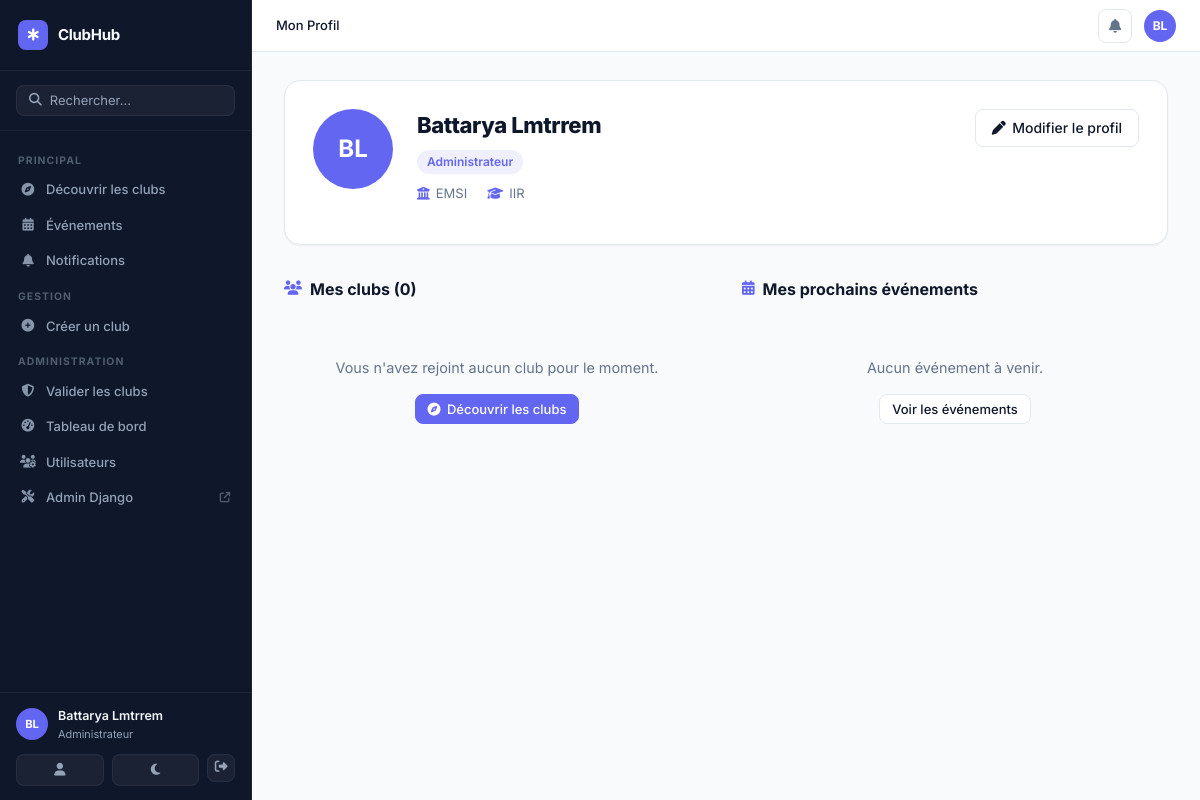
The app's page /profile/ (signed in), older data.
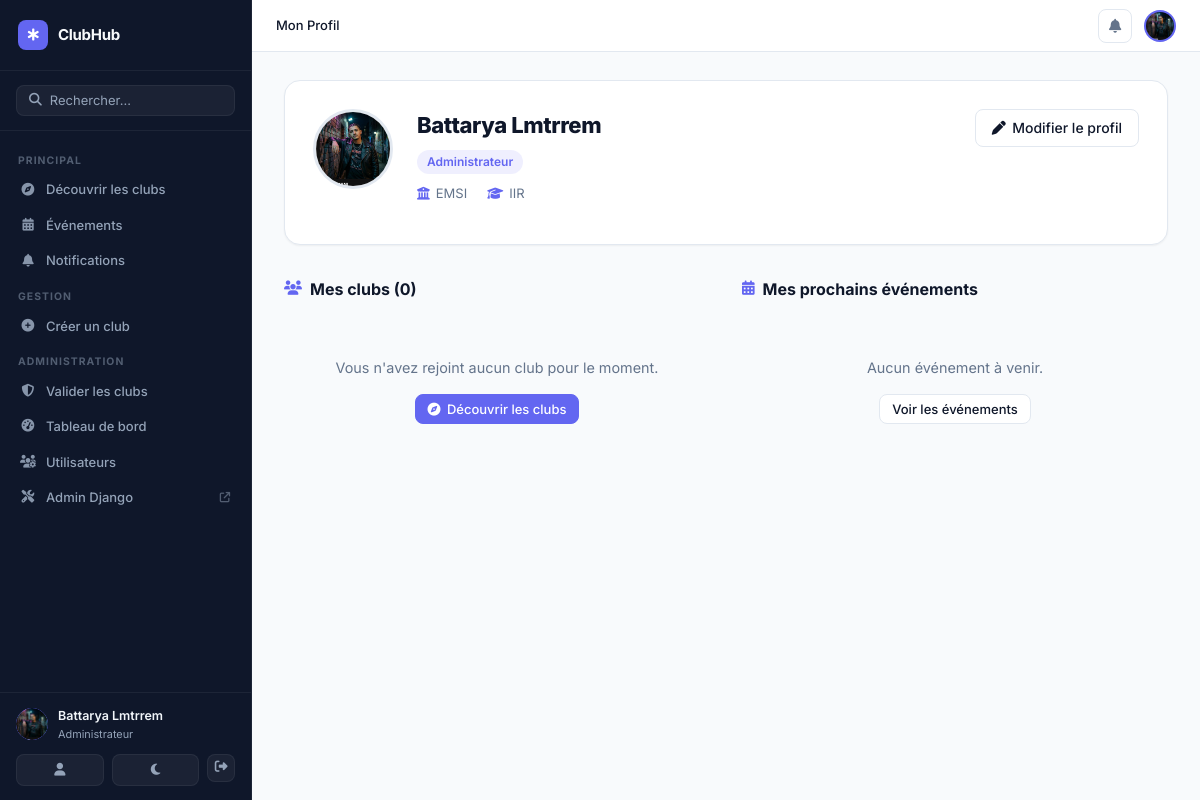
The same page, newer data.
### presences/models.py (models this page shows, shortened)
class Utilisateur(AbstractUser):
    ROLE_ADMIN = 'admin'
    ROLE_ENSEIGNANT = 'enseignant'
    ROLE_ETUDIANT = 'etudiant'
    ROLE_CLUB_MANAGER = 'club_manager'
    ROLE_CHOICES = (
        ('admin', 'Administrateur'),
        ('enseignant', 'Enseignant'),
        ('etudiant', 'Étudiant'),
        ('club_manager', 'Responsable de Club'),
    )
    role = models.CharField(max_length=20, choices=ROLE_CHOICES, default='etudiant')
    cne = models.CharField(max_length=20, blank=True, null=True)
    filiere = models.CharField(max_length=50, blank=True, null=True)
    bio = models.TextField(blank=True, default='')
    avatar = models.ImageField(upload_to='avatars/', null=True, blank=True)
    phone = models.CharField(max_length=20, blank=True, default='')
    university = models.CharField(max_length=200, blank=True, default='EMSI')
    website = models.URLField(blank=True, default='')
    linkedin = models.URLField(blank=True, default='')
    @property
    def is_platform_admin(self):
        return self.role == self.ROLE_ADMIN
    def get_initials(self):
        parts = []
        if self.first_name:
            parts.append(self.first_name[0].upper())
        if self.last_name:
            parts.append(self.last_name[0].upper())
        if not parts:
            parts.append(self.username[0].upper())
        return ''.join(parts[:2])

### presences/views.py (the view)
# urls.py: path('profile/', pres_views.profile_view, name='profile'),
@login_required
def profile_view(request):
    from clubs.models import Membership
    from events.models import EventRegistration
    memberships = Membership.objects.filter(
        user=request.user, status='approved'
    ).select_related('club').order_by('-joined_at')[:8]
    upcoming_regs = EventRegistration.objects.filter(
        user=request.user, status='registered',
        event__date__gte=__import__('datetime').date.today()
    ).select_related('event', 'event__club').order_by('event__date')[:5]
    return render(request, 'accounts/profile.html', {
        'memberships': memberships,
        'upcoming_regs': upcoming_regs,
    })

### notifications/context_processors.py (called while the page is built)
def notifications_context(request):
    ctx = {'unread_notif_count': 0, 'pending_clubs_count': 0}
    if request.user.is_authenticated:
        ctx['unread_notif_count'] = request.user.notifications.filter(is_read=False).count()
        if getattr(request.user, 'is_platform_admin', False):
            from clubs.models import Club
            ctx['pending_clubs_count'] = Club.objects.filter(status='pending').count()
    return ctx

### templates/accounts/profile.html (shortened to what this page needs)
{% extends 'base.html' %}
{% load static %}
{% block breadcrumb %}
<span class="breadcrumb-item">Mon Profil</span>
{% endblock %}
{% block content %}
<div class="profile-page">
  <div class="profile-header-card">
    <div class="profile-avatar-wrap">
      {% if user.avatar %}
      <img src="{{ user.avatar.url }}" alt="" class="profile-avatar">
      {% else %}
      <div class="profile-avatar-placeholder">{{ user.get_initials }}</div>
      {% endif %}
    </div>
    <div class="profile-header-info">
      <h1 class="profile-name">{{ user.get_full_name|default:user.username }}</h1>
      <div class="profile-role-badge">{{ user.get_role_display }}</div>
      <div class="profile-meta">
        {% if user.university %}
        <span><i class="fa-solid fa-building-columns"></i> {{ user.university }}</span>
        {% endif %}
        {% if user.filiere %}
        <span><i class="fa-solid fa-graduation-cap"></i> {{ user.filiere }}</span>
        {% endif %}
      </div>
    </div>
    <a href="{% url 'profile_edit' %}" class="btn btn-secondary">
      <i class="fa-solid fa-pen"></i> Modifier le profil
    </a>
  </div>
  <div class="profile-grid">
    <div>
      <h2 class="profile-section-title">
        <i class="fa-solid fa-users"></i> Mes clubs ({{ memberships.count }})
      </h2>
      {% if memberships %}
      <div class="profile-clubs-grid">
        {% for m in memberships %}
        <a href="{% url 'club_detail' slug=m.club.slug %}" class="profile-club-card">
          <div class="pclub-logo">
            {% if m.club.logo %}
            <img src="{{ m.club.logo.url }}" alt="">
            {% else %}
            {{ m.club.name.0 }}
            {% endif %}
          </div>
          <div class="pclub-info">
            <div class="pclub-name">{{ m.club.name }}</div>
            <div class="pclub-role">{{ m.get_role_display }}</div>
          </div>
          <span class="badge {% if m.role == 'owner' %}badge-info{% elif m.role == 'manager' %}badge-warning{% else %}badge-neutral{% endif %}">
            {{ m.get_role_display }}
          </span>
        </a>
        {% endfor %}
      </div>
      {% else %}
      <div class="empty-state">
        <p>Vous n'avez rejoint aucun club pour le moment.</p>
        <a href="{% url 'club_list' %}" class="btn btn-primary btn-sm mt-4">
          <i class="fa-solid fa-compass"></i> Découvrir les clubs
        </a>
      </div>
      {% endif %}
    </div>
    <div>
      <h2 class="profile-section-title">
        <i class="fa-solid fa-calendar-days"></i> Mes prochains événements
      </h2>
      {% if upcoming_regs %}
      {% for reg in upcoming_regs %}
      <a href="{% url 'event_detail' pk=reg.event.pk %}" class="profile-event-row">
        <div class="per-date">
          <span class="per-day">{{ reg.event.date|date:"d" }}</span>
          <span class="per-month">{{ reg.event.date|date:"M" }}</span>
        </div>
        <div class="per-info">
          <div class="per-title">{{ reg.event.title }}</div>
          <div class="per-club">{{ reg.event.club.name }}</div>
        </div>
        <span class="badge badge-success">Inscrit</span>
      </a>
      {% endfor %}
      {% else %}
      <div class="empty-state">
        <p>Aucun événement à venir.</p>
        <a href="{% url 'event_list' %}" class="btn btn-secondary btn-sm mt-4">
          Voir les événements
        </a>
      </div>
      {% endif %}
    </div>
  </div>
</div>
{% endblock %}

### templates/base.html (shortened to what this page needs)
{% load static %}
<!DOCTYPE html>
<html lang="fr">
<head>
  <link rel="stylesheet" href="https://cdnjs.cloudflare.com/ajax/libs/font-awesome/6.5.0/css/all.min.css">
  <link rel="stylesheet" href="{% static 'css/style.css' %}">
  <link rel="stylesheet" href="{% static 'css/clubs.css' %}">
</head>
<body class="{% block body_class %}{% endblock %}">
{% if user.is_authenticated %}
<aside class="sidebar" id="sidebar">
  <div class="sidebar-brand">
    <a href="{% url 'club_list' %}" class="brand-link">
      <div class="brand-icon"><i class="fa-solid fa-star-of-life"></i></div>
      <span class="brand-name">ClubHub</span>
    </a>
  </div>
  <div class="sidebar-search">
    <form action="{% url 'club_list' %}" method="get">
      <div class="search-input-wrap">
        <i class="fa-solid fa-magnifying-glass"></i>
        <input type="text" name="q" placeholder="Rechercher..." class="sidebar-search-input">
      </div>
    </form>
  </div>
  <nav class="sidebar-nav">
    <div class="sidebar-section-label">Principal</div>
    <a href="{% url 'club_list' %}"
       class="sidebar-link {% if request.resolver_match.url_name == 'club_list' %}active{% endif %}">
      <i class="fa-solid fa-compass"></i>
      <span>Découvrir les clubs</span>
    </a>
    <a href="{% url 'event_list' %}"
       class="sidebar-link {% if 'event' in request.resolver_match.url_name %}active{% endif %}">
      <i class="fa-solid fa-calendar-days"></i>
      <span>Événements</span>
    </a>
    <a href="{% url 'notification_list' %}"
       class="sidebar-link {% if request.resolver_match.url_name == 'notification_list' %}active{% endif %}">
      <i class="fa-solid fa-bell"></i>
      <span>Notifications</span>
    </a>
    {% if user.role == 'admin' or user.role == 'club_manager' %}
    <div class="sidebar-section-label">Gestion</div>
    <a href="{% url 'club_create' %}"
       class="sidebar-link {% if request.resolver_match.url_name == 'club_create' %}active{% endif %}">
      <i class="fa-solid fa-plus-circle"></i>
      <span>Créer un club</span>
    </a>
    {% endif %}
    {% if user.role == 'admin' %}
    <div class="sidebar-section-label">Administration</div>
    <a href="{% url 'admin_clubs' %}"
       class="sidebar-link {% if 'admin_club' in request.resolver_match.url_name %}active{% endif %}">
      <i class="fa-solid fa-shield-halved"></i>
      <span>Valider les clubs</span>
    </a>
    <a href="{% url 'dashboard_admin' %}"
       class="sidebar-link {% if 'dashboard_admin' in request.resolver_match.url_name %}active{% endif %}">
      <i class="fa-solid fa-gauge-high"></i>
      <span>Tableau de bord</span>
    </a>
    <a href="{% url 'admin_users' %}" class="sidebar-link">
      <i class="fa-solid fa-users-gear"></i>
      <span>Utilisateurs</span>
    </a>
    <a href="/admin/" class="sidebar-link" target="_blank">
      <i class="fa-solid fa-screwdriver-wrench"></i>
      <span>Admin Django</span>
      <i class="fa-solid fa-arrow-up-right-from-square" style="font-size:.65rem;margin-left:auto;opacity:.5"></i>
    </a>
    {% endif %}
  </nav>
  <div class="sidebar-footer">
    <div class="sidebar-user">
      <div class="user-avatar-sm">
        {% if user.avatar %}
          <img src="{{ user.avatar.url }}" alt="" style="width:100%;height:100%;object-fit:cover;border-radius:50%;">
        {% else %}
          {{ user.get_initials }}
        {% endif %}
      </div>
      <div class="user-meta">
        <div class="user-name-sm">{{ user.get_full_name|default:user.username }}</div>
        <div class="user-role-sm">{{ user.get_role_display }}</div>
      </div>
    </div>
    <div class="sidebar-footer-actions">
      <a href="{% url 'profile' %}" class="sidebar-action-btn" title="Profil">
        <i class="fa-solid fa-user"></i>
      </a>
      <button class="sidebar-action-btn theme-toggle" id="themeToggle" title="Changer le thème">
        <i class="fa-solid fa-moon" id="themeIcon"></i>
      </button>
      <form method="post" action="{% url 'logout' %}" style="display:inline">
        <button type="submit" class="sidebar-action-btn sidebar-action-btn--danger" title="Déconnexion">
          <i class="fa-solid fa-right-from-bracket"></i>
        </button>
      </form>
    </div>
  </div>
</aside>
<div class="main-area">
  <header class="topbar">
    <div class="topbar-breadcrumb">
      {% block breadcrumb %}{% endblock %}
    </div>
    <div class="topbar-actions">
      <a href="{% url 'notification_list' %}" class="topbar-icon-btn" id="notif-btn">
        <i class="fa-solid fa-bell"></i>
      </a>
      <a href="{% url 'profile' %}" class="topbar-avatar">
        {% if user.avatar %}
          <img src="{{ user.avatar.url }}" alt="">
        {% else %}
          {{ user.get_initials }}
        {% endif %}
      </a>
    </div>
  </header>
  <main class="page-content">
    {% block content %}{% endblock %}
  </main>
</div>
{% else %}
<div class="public-layout">
  {% block public_content %}{% endblock %}
</div>
{% endif %}
</body>
</html>

### static/css/style.css (style rules this page uses)
:root { --primary: #2563EB; --primary-dark: #1D4ED8; --primary-light: #EFF6FF; --sidebar-bg: #1E293B; --sidebar-border: #334155; --sidebar-text: #94A3B8; --sidebar-text-active: #F8FAFC; --bg: #F1F5F9; --surface: #FFFFFF; --surface-secondary: #F8FAFC; --border: #E2E8F0; --text: #0F172A; --text-muted: #64748B; --text-light: #94A3B8; --danger: #DC2626; --danger-light: #FEF2F2; --success: #16A34A; --success-light: #F0FDF4; --warning: #D97706; --warning-light: #FFFBEB; --shadow-sm: 0 1px 2px 0 rgba(0, 0, 0, 0.05); --shadow: 0 1px 3px 0 rgba(0, 0, 0, 0.1), 0 1px 2px -1px rgba(0, 0, 0, 0.1); --shadow-md: 0 4px 6px -1px rgba(0, 0, 0, 0.1), 0 2px 4px -2px rgba(0, 0, 0, 0.1); --radius: 0.5rem; --radius-lg: 0.75rem; --sidebar-width: 240px; }
*, *::before, *::after { box-sizing: border-box; margin: 0; padding: 0; }
html { font-size: 16px; }
body { font-family: 'Inter', system-ui, -apple-system, sans-serif; color: var(--text); background: var(--bg); line-height: 1.5; -webkit-font-smoothing: antialiased; transition: background-color .2s ease, color .2s ease; }
.sidebar { width: var(--sidebar-width); background: var(--sidebar-bg); display: flex; flex-direction: column; flex-shrink: 0; position: fixed; top: 0; left: 0; height: 100vh; overflow-y: auto; z-index: 100; }
.sidebar-brand { padding: 1.375rem 1.25rem; font-size: 1rem; font-weight: 700; color: #F8FAFC; border-bottom: 1px solid var(--sidebar-border); letter-spacing: -0.3px; }
.sidebar-link { display: flex; align-items: center; gap: 0.625rem; padding: 0.5625rem 1.25rem; text-decoration: none; color: var(--sidebar-text); font-size: 0.875rem; font-weight: 500; transition: background 0.15s, color 0.15s; border-left: 2px solid transparent; }
.sidebar-link i { width: 16px; font-size: 0.85rem; text-align: center; opacity: 0.85; }
.sidebar-footer { padding: 1rem 1.25rem; border-top: 1px solid var(--sidebar-border); }
.sidebar-user { display: flex; align-items: center; gap: 0.625rem; margin-bottom: 0.875rem; }
.main-area { margin-left: var(--sidebar-width); flex: 1; display: flex; flex-direction: column; min-height: 100vh; }
.btn { display: inline-flex; align-items: center; gap: 0.375rem; padding: 0.5rem 1rem; border-radius: var(--radius); border: 1px solid transparent; font-size: 0.875rem; font-weight: 500; cursor: pointer; text-decoration: none; transition: all 0.15s; white-space: nowrap; line-height: 1.4; font-family: inherit; }
.btn-primary { background: var(--primary); color: white; border-color: var(--primary); }
.btn-secondary { background: var(--surface); color: var(--text); border-color: var(--border); }
.btn-sm { padding: 0.3rem 0.7rem; font-size: 0.8125rem; }
.empty-state { text-align: center; padding: 2.5rem 2rem; color: var(--text-muted); }
.empty-state p { font-size: 0.9rem; }
.mt-4 { margin-top: 1rem; }

Row changes from the older to the newer data that the page shows:
changed Utilisateur "Battarya Lmtrrem": avatar: picture added; get_initials "BL" → (not shown)
